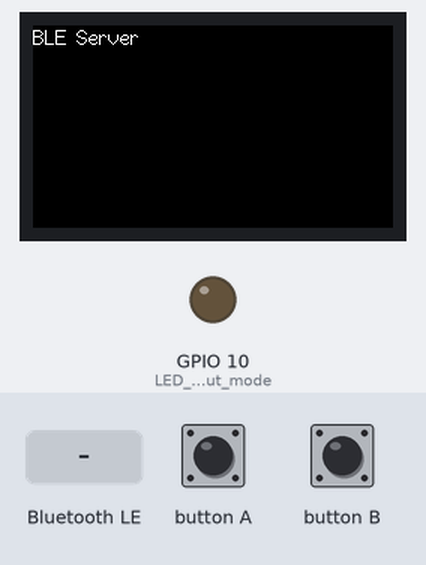
A sketch run on a simulated ESP32-S3. On the bench: 240×135 colour display, output pins drawn as LEDs (lit = HIGH). The inputs (shaded band) are chosen by the test bench. Random numbers use the default seed unless the sketch sets one; nothing arrives over Bluetooth unless stated; a phone connects over Bluetooth LE 3 s after start; what the sketch prints to the serial monitor is not drawn.

Above: at 1.3 s.
1.4 s: button A pressed for 3.2 s
At 5.6 s:
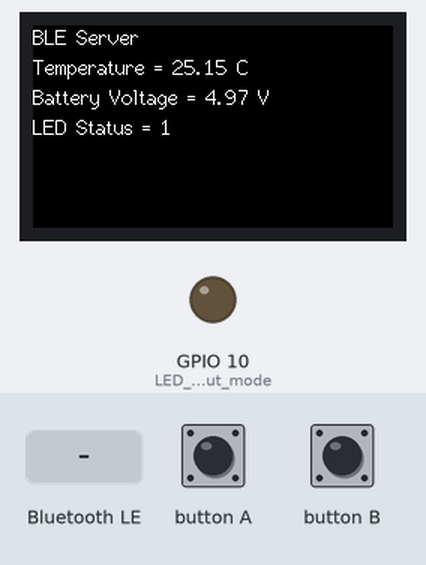
6.1 s: Bluetooth LE write "1" received
At 6.8 s:
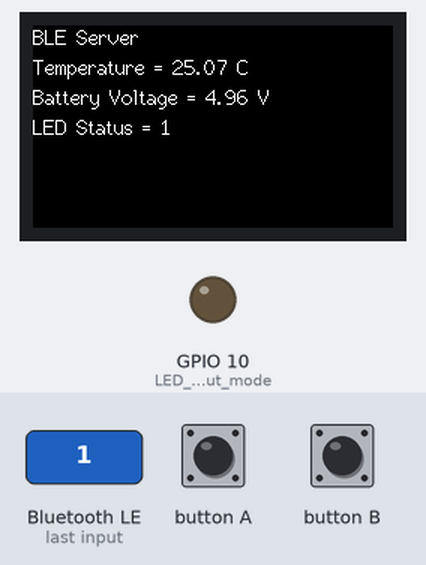
7.6 s: Bluetooth LE write "2" received
At 8.0 s:
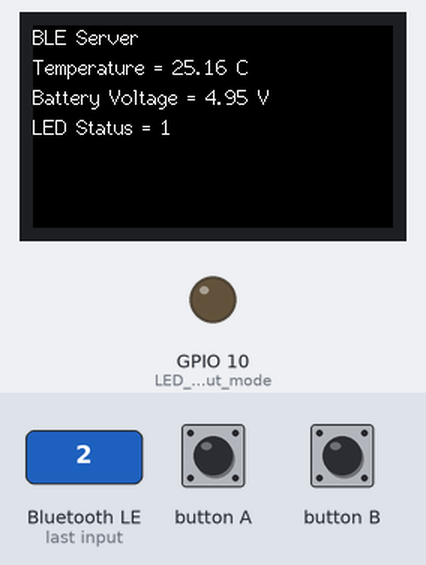
9.1 s: button A pressed for 0.15 s
At 9.9 s:
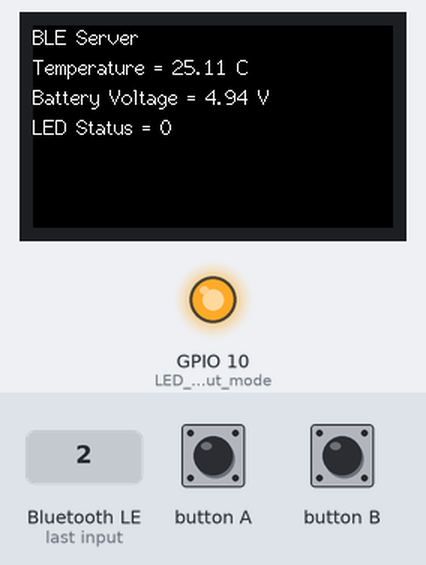
Timing chart, 0 to 11.7 s (numbered marks = the images above; inputs shaded):
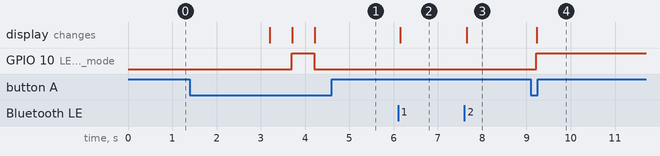

The sketch:

sketch_lab2_server.ino
```cpp
// Question
// In this lab session, M5StickC Plus kits are used to develop a BLE solution that
// utilizes various sensors included in the kit. The pinout diagram in Figure 2 shows
// the pins used to access these sensors.

// Please note that this lab session only covers point-to-point communication,
//  and other modes like broadcast and mesh networks will not be covered. The lab guides you
// through establishing a BLE connection between two M5StickC Plus kits, designating one as the
// Server and the other as the Client. The Server advertises its presence and contains
// data that the Client can read. The Client scans for nearby devices, establishes a
// connection with the Server, and listens for incoming data. You can find the source code
// for both Server and Client are here.

// Steps:
// Step 1: Compile the Server code and upload it to a M5Stick-C. This device will be referred
//  to as M5StickC A.

// Step 2: Compile the Client code and upload it to another M5Stick-C. This device
//  will be referred to as M5StickC B.

// Step 3: Modify the Server code to:

// Allow another client to connect to the Server. Currently, it hangs after one connect and disconnect. [Hint: Look at Advertising]
// Obtain data from actual sensors (e.g. IMU) and be notified of new readings.

// Extend your lab to incorporate the following functionality:
// 1.Designate M5Stick A as Server and M5Stick B as Client.
// 2.Press the Server Button A to change the Server LED state and notify status updates (temperature, voltage) to the Client.
// 3.Press the Client Button A to read characteristics (led) from the Server & display.
// 4.Press the Client Button B to write characteristics (led) to the Server, changing the LED state on the Server.

// Hints
// You'll need to use BLE characteristics to represent the LED state, temperature, and voltage. Remember to update these characteristics whenever Button A is pressed on the Server.
// Use the M5.Lcd.print() function to display the received LED state on the Client's screen; helps with debugging.
// Ensure that the Client correctly identifies the "LED State" characteristic on the Server to control the LED.

#include <BLEDevice.h>     // Include BLE device management library
#include <BLEServer.h>     // Include BLE server functionality
#include <M5StickCPlus.h>  // Include M5StickC Plus functions (LCD, buttons, sensors)

#define temperatureCelsius  // Define flag to use Celsius temperature format

#define bleServerName "JQ_CSC2106-BLE#01"  // Unique BLE name to identify the server

// Simulated sensor values
float tempC = 25.0;           // Default temperature in Celsius
float tempF;                  // Variable to store Fahrenheit temperature
float vBatt = 5.0;            // Simulated battery voltage

// Timer for refreshing sensor data periodically
unsigned long lastTime = 0;   // Timestamp of last update
unsigned long timerDelay = 15000; // 15 seconds delay for updates

bool deviceConnected = false; // Track if a BLE client is connected
bool ledStatus = false;       // Track the current state of the LED

// UUID for the BLE service (generated from uuidgenerator.net)
#define SERVICE_UUID "4d1ee3fa-62d6-4cbc-b83d-e9f67cce2404"

// Define BLE Characteristics and Descriptors based on selected temperature unit
#ifdef temperatureCelsius
BLECharacteristic imuTemperatureCelsiusCharacteristics("4d1ee3fa-62d6-4cbc-b83d-e9f67cce2405", BLECharacteristic::PROPERTY_NOTIFY); // Characteristic for temperature in Celsius
BLEDescriptor imuTemperatureCelsiusDescriptor(BLEUUID((uint16_t)0x2902)); // Standard descriptor for notify
#else
BLECharacteristic imuTemperatureFahrenheitCharacteristics("4d1ee3fa-62d6-4cbc-b83d-e9f67cce2406", BLECharacteristic::PROPERTY_NOTIFY); // Fahrenheit alternative
BLEDescriptor imuTemperatureFahrenheitDescriptor(BLEUUID((uint16_t)0x2902));
#endif

// Battery voltage characteristic
BLECharacteristic axpVoltageCharacteristics("4d1ee3fa-62d6-4cbc-b83d-e9f67cce2407", BLECharacteristic::PROPERTY_NOTIFY); // Notify battery voltage
BLEDescriptor axpVoltageDescriptor(BLEUUID((uint16_t)0x2903)); // Descriptor for battery voltage

// LED state characteristic (supports read/write/notify)
BLECharacteristic ledStateCharacteristic("4d1ee3fa-62d6-4cbc-b83d-e9f67cce2408", BLECharacteristic::PROPERTY_READ | BLECharacteristic::PROPERTY_WRITE | BLECharacteristic::PROPERTY_NOTIFY);
BLEDescriptor ledStateDescriptor(BLEUUID((uint16_t)0x2904)); // Descriptor for LED state

// Server callback class to handle connection and disconnection events
class MyServerCallbacks: public BLEServerCallbacks {
  void onConnect(BLEServer* pServer) {
    deviceConnected = true; // Set flag when client connects
    Serial.println("MyServerCallbacks::Connected..."); // Debug log
  }
  void onDisconnect(BLEServer* pServer) {
    deviceConnected = false; // Clear flag when client disconnects
    Serial.println("MyServerCallbacks::Disconnected...");
    pServer -> getAdvertising()->start(); // Restart advertising
  }
};

// Function to simulate sensor updates and notify the client
void sendData(){
  if (random(2)>0)
    tempC += random(10)/100.0; // Randomly increase temperature by 0.0–0.09
  else
    tempC -= random(10)/100.0; // Or randomly decrease temperature

  tempF = 1.8 * tempC + 32; // Convert Celsius to Fahrenheit

  if (vBatt < 1.0)
    vBatt = 5.0; // Reset voltage if too low
  else
    vBatt -= 0.01; // Simulate discharge

#ifdef temperatureCelsius
  static char temperatureCTemp[6]; // Buffer to hold string value
  dtostrf(tempC, 6, 2, temperatureCTemp); // Format float as string
  imuTemperatureCelsiusCharacteristics.setValue(temperatureCTemp); // Set characteristic value
  imuTemperatureCelsiusCharacteristics.notify(); // Notify connected client
  Serial.print("Temperature = "); Serial.print(tempC); Serial.println(" C"); // Serial output
  M5.Lcd.setCursor(0, 20, 2); M5.Lcd.printf("Temperature = %.2f C", tempC); // Display on screen
#else
  static char temperatureFTemp[6];
  dtostrf(tempF, 6, 2, temperatureFTemp);
  imuTemperatureFahrenheitCharacteristics.setValue(temperatureFTemp);
  imuTemperatureFahrenheitCharacteristics.notify();
  Serial.print("Temperature = "); Serial.print(tempF); Serial.println(" F");
  M5.Lcd.setCursor(0, 20, 2); M5.Lcd.printf("Temperature = %.2f F", tempF);
#endif

  static char voltageBatt[6];
  dtostrf(vBatt, 6, 2, voltageBatt); // Format voltage as string
  axpVoltageCharacteristics.setValue(voltageBatt); // Set battery value
  axpVoltageCharacteristics.notify(); // Notify client
  Serial.print(" - Battery Voltage = "); Serial.print(vBatt); Serial.println(" V");
  M5.Lcd.setCursor(0, 40, 2); M5.Lcd.printf("Battery Voltage = %.2f V", vBatt);

  static char ledStatusReading[6];
  dtostrf(ledStatus, 6, 2, ledStatusReading); // Format LED state
  ledStateCharacteristic.setValue(ledStatusReading); // Set LED state
  ledStateCharacteristic.notify(); // Notify client
  Serial.print(" - LED Status = "); Serial.println(ledStatus);
  M5.Lcd.setCursor(0, 60, 2); M5.Lcd.printf("LED Status = %d", ledStatus);
}

// Callback class to handle write requests from the client to control the LED
class LEDStateWriteCallback : public BLECharacteristicCallbacks {
  void onWrite(BLECharacteristic *pCharacteristic) override {
    std::string value = pCharacteristic->getValue(); // Read the written value
    Serial.print("Received data: "); Serial.println(value.c_str());

    if (value == "1") {
      digitalWrite(10, LOW); // Turn LED ON (active LOW)
      ledStatus = true;
      Serial.println("LED turned ON");
    } else if (value == "0") {
      digitalWrite(10, HIGH); // Turn LED OFF
      ledStatus = false;
      Serial.println("LED turned OFF");
    } else {
      Serial.println("Invalid value received");
    }

    ledStateCharacteristic.setValue(ledStatus ? "1" : "0"); // Update characteristic
    ledStateCharacteristic.notify(); // Notify the new state
    sendData(); // Refresh other sensor readings too
  }
};

void setup() {
  Serial.begin(115200); // Start serial debugging
  pinMode(10, OUTPUT); // LED pin output mode
  M5.begin(); // Initialize M5Stick
  M5.Lcd.setRotation(3); // Set screen orientation
  M5.Lcd.fillScreen(BLACK); // Clear screen
  M5.Lcd.setCursor(0, 0, 2); M5.Lcd.println("BLE Server"); // Title

  BLEDevice::init(bleServerName); // Initialize BLE stack with custom name
  BLEServer *pServer = BLEDevice::createServer(); // Create server instance
  pServer->setCallbacks(new MyServerCallbacks()); // Assign server callbacks

  BLEService *bleService = pServer->createService(SERVICE_UUID); // Create service with UUID

#ifdef temperatureCelsius
  bleService->addCharacteristic(&imuTemperatureCelsiusCharacteristics);
  imuTemperatureCelsiusDescriptor.setValue("IMU Temperature(C)");
  imuTemperatureCelsiusCharacteristics.addDescriptor(&imuTemperatureCelsiusDescriptor);
#else
  bleService->addCharacteristic(&imuTemperatureFahrenheitCharacteristics);
  imuTemperatureFahrenheitDescriptor.setValue("IMU Temperature(F)");
  imuTemperatureFahrenheitCharacteristics.addDescriptor(&imuTemperatureFahrenheitDescriptor);
#endif

  bleService->addCharacteristic(&axpVoltageCharacteristics); // Add battery characteristic
  axpVoltageDescriptor.setValue("AXP Battery(V)");
  axpVoltageCharacteristics.addDescriptor(&axpVoltageDescriptor);

  bleService->addCharacteristic(&ledStateCharacteristic); // Add LED control characteristic
  ledStateDescriptor.setValue("LED State(ON/OFF)");
  ledStateCharacteristic.addDescriptor(&ledStateDescriptor);
  ledStateCharacteristic.setCallbacks(new LEDStateWriteCallback()); // Assign callback for write

  bleService->start(); // Start the service

  BLEAdvertising *pAdvertising = BLEDevice::getAdvertising(); // Start advertising the service
  pAdvertising->addServiceUUID(SERVICE_UUID);
  pServer->getAdvertising()->start();
  Serial.println("Waiting for client connection...");
}

void loop() {
  if (deviceConnected) { // If client is connected
    M5.update(); // Read button states
    if(M5.BtnA.isPressed()) { // If button A is pressed
      ledStatus = !ledStatus; // Toggle LED
      digitalWrite(10, ledStatus ? LOW : HIGH);
      Serial.println(ledStatus ? "LED turned ON" : "LED turned OFF");
      sendData(); // Send updated data
    }
    delay(500); // Delay between loop cycles
  }
}
```

Measured:
- after the input at 1.4 s, GPIO 10 (LED_pin_output_mode): LOW → HIGH after 2.3 s, → LOW 0.51 s later; the display: first changes after 1.8 s (image 1 shows a later state)
- after the input at 6.1 s, the display: changes after 0.05 s (image 2)
- after the input at 7.6 s, the display: changes after 0.05 s (image 3)
- after the input at 9.1 s, GPIO 10 (LED_pin_output_mode): LOW → HIGH after 0.12 s; the display: changes after 0.13 s (image 4)
